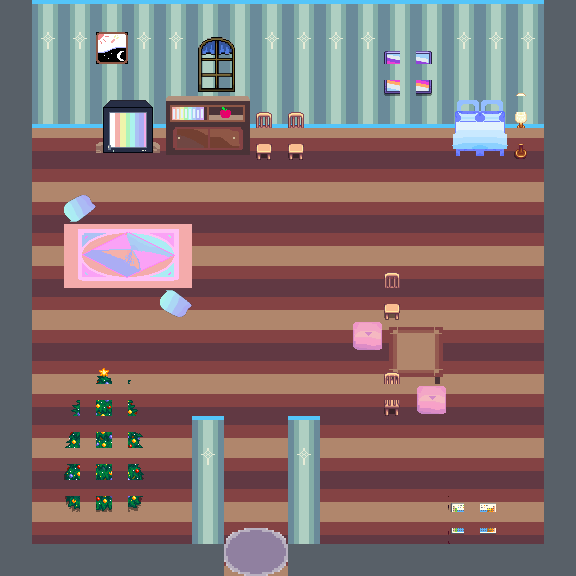

This is a level from a 2D game, rendered from its Tiled map with the project's own tilesets. A one-line summary and the complete map file follow:
An orthogonal 18x18 tile map with 32x32 px tiles, 6 tile layers (Ground, Exit, Wall, Boundary, ...), 4 tilesets and 3 objects (breeder).

<map version="1.10" tiledversion="1.11.2" orientation="orthogonal" renderorder="right-down" width="18" height="18" tilewidth="32" tileheight="32" infinite="0" nextlayerid="12" nextobjectid="11">
 <tileset firstgid="1" source="PLAT nature.tsx" />
 <tileset firstgid="2305" source="Furniture.tsx" />
 <tileset firstgid="2485" source="Objects.tsx" />
 <tileset firstgid="2517" source="Furniture2.tsx" />
 <layer id="1" name="Ground" width="18" height="18">
  <data encoding="csv">
0,0,0,0,0,0,0,0,0,0,0,0,0,0,0,0,0,0,
0,0,0,0,0,0,0,0,0,0,0,0,0,0,0,0,0,0,
0,0,0,0,0,0,0,0,0,0,0,0,0,0,0,0,0,0,
0,0,0,0,0,0,0,0,0,0,0,0,0,0,0,0,0,0,
0,2350,2350,2350,2350,2350,2350,2350,2350,2350,2350,2350,2350,2350,2350,2350,2350,0,
0,2351,2351,2351,2351,2351,2351,2351,2351,2351,2351,2351,2351,2351,2351,2351,2351,0,
0,2350,2350,2350,2350,2350,2350,2350,2350,2350,2350,2350,2350,2350,2350,2350,2350,0,
0,2351,2310,2311,2312,2313,2351,2351,2351,2351,2351,2351,2351,2351,2351,2351,2351,0,
0,2350,2325,2326,2327,2328,2350,2350,2350,2350,2350,2350,2350,2350,2350,2350,2350,0,
0,2351,2351,2351,2351,2351,2351,2351,2351,2351,2351,2351,2351,2351,2351,2351,2351,0,
0,2350,2350,2350,2350,2350,2350,2350,2350,2350,2350,2350,2350,2350,2350,2350,2350,0,
0,2351,2351,2351,2351,2351,2351,2351,2351,2351,2351,2351,2351,2351,2351,2351,2351,0,
0,2350,2350,2350,2350,2350,2350,2350,2350,2350,2350,2350,2350,2350,2350,2350,2350,0,
0,2351,2351,2351,2351,2351,2351,2351,2351,2351,2351,2351,2351,2351,2351,2351,2351,0,
0,2350,2350,2350,2350,2350,2350,2350,2350,2350,2350,2350,2350,2350,2350,2350,2350,0,
0,2351,2351,2351,2351,2351,2351,2351,2351,2351,2351,2351,2351,2351,2351,2351,2351,0,
0,2350,2350,2350,2350,2350,2350,2350,2350,2350,2350,2350,2350,2350,2350,2350,2350,0,
0,0,0,0,0,0,0,2351,2351,0,0,0,0,0,0,0,0,0
</data>
 </layer>
 <layer id="11" name="Exit" width="18" height="18">
  <data encoding="csv">
0,0,0,0,0,0,0,0,0,0,0,0,0,0,0,0,0,0,
0,0,0,0,0,0,0,0,0,0,0,0,0,0,0,0,0,0,
0,0,0,0,0,0,0,0,0,0,0,0,0,0,0,0,0,0,
0,0,0,0,0,0,0,0,0,0,0,0,0,0,0,0,0,0,
0,0,0,0,0,0,0,0,0,0,0,0,0,0,0,0,0,0,
0,0,0,0,0,0,0,0,0,0,0,0,0,0,0,0,0,0,
0,0,0,0,0,0,0,0,0,0,0,0,0,0,0,0,0,0,
0,0,0,0,0,0,0,0,0,0,0,0,0,0,0,0,0,0,
0,0,0,0,0,0,0,0,0,0,0,0,0,0,0,0,0,0,
0,0,0,0,0,0,0,0,0,0,0,0,0,0,0,0,0,0,
0,0,0,0,0,0,0,0,0,0,0,0,0,0,0,0,0,0,
0,0,0,0,0,0,0,0,0,0,0,0,0,0,0,0,0,0,
0,0,0,0,0,0,0,0,0,0,0,0,0,0,0,0,0,0,
0,0,0,0,0,0,0,0,0,0,0,0,0,0,0,0,0,0,
0,0,0,0,0,0,0,0,0,0,0,0,0,0,0,0,0,0,
0,0,0,0,0,0,0,0,0,0,0,0,0,0,0,0,0,0,
0,0,0,0,0,0,0,257,258,0,0,0,0,0,0,0,0,0,
0,0,0,0,0,0,0,293,294,0,0,0,0,0,0,0,0,0
</data>
 </layer>
 <layer id="2" name="Wall" width="18" height="18" locked="1">
  <data encoding="csv">
0,2368,2368,2368,2368,2368,2368,2368,2368,2368,2368,2368,2368,2368,2368,2368,2368,0,
0,2365,2365,2337,2365,2365,2366,2366,2365,2365,2365,2365,2366,2366,2365,2365,2365,0,
0,2366,2366,2366,2366,2366,2366,2366,2366,2366,2366,2366,2366,2366,2366,2366,2366,0,
0,2367,2367,2367,2367,2367,2367,2367,2367,2367,2367,2367,2367,2367,2367,2367,2367,0,
0,0,0,0,0,0,0,0,0,0,0,0,0,0,0,0,0,0,
0,0,0,0,0,0,0,0,0,0,0,0,0,0,0,0,0,0,
0,0,0,0,0,0,0,0,0,0,0,0,0,0,0,0,0,0,
0,0,0,0,0,0,0,0,0,0,0,0,0,0,0,0,0,0,
0,0,0,0,0,0,0,0,0,0,0,0,0,0,0,0,0,0,
0,0,0,0,0,0,0,0,0,0,0,0,0,0,0,0,0,0,
0,0,0,0,0,0,0,0,0,0,0,0,0,0,0,0,0,0,
0,0,0,0,0,0,0,0,0,0,0,0,0,0,0,0,0,0,
0,0,0,0,0,0,0,0,0,0,0,0,0,0,0,0,0,0,
0,0,0,0,0,0,2368,0,0,2368,0,0,0,0,0,0,0,0,
0,0,0,0,0,0,2365,0,0,2365,0,0,0,0,0,0,0,0,
0,0,0,0,0,0,2366,0,0,2366,0,0,0,0,0,0,0,0,
0,0,0,0,0,0,2366,0,0,2366,0,0,0,0,0,0,0,0,
0,0,0,0,0,0,0,0,0,0,0,0,0,0,0,0,0,0
</data>
 </layer>
 <layer id="3" name="Boundary" width="18" height="18">
  <data encoding="csv">
60,0,0,0,0,0,0,0,0,0,0,0,0,0,0,0,0,60,
60,0,0,0,0,0,0,0,0,0,0,0,0,0,0,0,0,60,
60,0,0,0,0,0,0,0,0,0,0,0,0,0,0,0,0,60,
60,0,0,0,0,0,0,0,0,0,0,0,0,0,0,0,0,60,
60,0,0,0,0,0,0,0,0,0,0,0,0,0,0,0,0,60,
60,0,0,0,0,0,0,0,0,0,0,0,0,0,0,0,0,60,
60,0,0,0,0,0,0,0,0,0,0,0,0,0,0,0,0,60,
60,0,0,0,0,0,0,0,0,0,0,0,0,0,0,0,0,60,
60,0,0,0,0,0,0,0,0,0,0,0,0,0,0,0,0,60,
60,0,0,0,0,0,0,0,0,0,0,0,0,0,0,0,0,60,
60,0,0,0,0,0,0,0,0,0,0,0,0,0,0,0,0,60,
60,0,0,0,0,0,0,0,0,0,0,0,0,0,0,0,0,60,
60,0,0,0,0,0,0,0,0,0,0,0,0,0,0,0,0,60,
60,0,0,0,0,0,0,0,0,0,0,0,0,0,0,0,0,60,
60,0,0,0,0,0,0,0,0,0,0,0,0,0,0,0,0,60,
60,0,0,0,0,0,0,0,0,0,0,0,0,0,0,0,0,60,
60,0,0,0,0,0,0,0,0,0,0,0,0,0,0,0,0,60,
60,60,60,60,60,60,60,0,0,60,60,60,60,60,60,60,60,60
</data>
 </layer>
 <layer id="6" name="Furniture" width="18" height="18" locked="1">
  <data encoding="csv">
0,0,0,0,0,0,0,0,0,0,0,0,0,0,0,0,0,0,
0,0,0,0,0,0,2356,2357,0,0,0,0,0,0,0,0,0,0,
0,0,0,0,0,0,2371,2372,0,0,0,0,0,0,0,0,0,0,
0,0,0,2305,2306,2307,2308,2309,0,0,0,0,0,0,2147485965,2317,0,0,
0,0,0,2320,2321,2322,2323,2324,0,0,0,0,0,0,2147485980,2332,0,0,
0,0,0,0,0,0,0,0,0,0,0,0,0,0,0,0,0,0,
0,0,2336,0,0,0,0,0,0,0,0,0,0,0,0,0,0,0,
0,0,0,0,0,0,0,0,0,0,0,0,0,0,0,0,0,0,
0,0,0,0,0,0,0,0,0,0,0,0,0,0,0,0,0,0,
0,0,0,0,0,1073744160,0,0,0,0,0,0,0,0,0,0,0,0,
0,0,0,0,0,0,0,0,0,0,0,2335,2314,2147485962,0,0,0,0,
0,0,0,0,0,0,0,0,0,0,0,0,2329,2147485977,0,0,0,0,
0,0,0,0,0,0,0,0,0,0,0,0,0,2335,0,0,0,0,
0,0,0,0,0,0,0,0,0,0,0,0,0,0,0,0,0,0,
0,0,0,0,0,0,0,0,0,0,0,0,0,0,0,0,0,0,
0,0,0,0,0,0,0,0,0,0,0,0,0,0,0,0,0,0,
0,0,0,0,0,0,0,0,0,0,0,0,0,0,0,0,0,0,
0,0,0,0,0,0,0,0,0,0,0,0,0,0,0,0,0,0
</data>
 </layer>
 <layer id="4" name="Movable" width="18" height="18">
  <data encoding="csv">
0,0,0,0,0,0,0,0,0,0,0,0,0,0,0,0,0,0,
0,0,0,0,0,0,0,0,0,0,0,0,5579,5580,0,0,0,0,
0,0,0,0,0,0,0,0,0,0,0,0,5640,5641,0,0,5266,0,
0,0,0,0,0,0,0,0,2523,2523,0,0,0,0,0,0,5327,0,
0,0,0,0,0,0,0,0,2584,2584,0,0,0,0,0,0,5388,0,
0,0,0,0,0,0,0,0,0,0,0,0,0,0,0,0,0,0,
0,0,0,0,0,0,0,0,0,0,0,0,0,0,0,0,0,0,
0,0,0,0,0,0,0,0,0,0,0,0,0,0,0,0,0,0,
0,0,0,0,0,0,0,0,0,0,0,0,2523,0,0,0,0,0,
0,0,0,0,0,0,0,0,0,0,0,0,2584,0,0,0,0,0,
0,0,0,0,0,0,0,0,0,0,0,0,0,0,0,0,0,0,
0,0,5262,5263,5264,0,0,0,0,0,0,0,2525,0,0,0,0,0,
0,0,5323,5324,5325,0,0,0,0,0,0,0,2586,0,0,0,0,0,
0,0,5384,5385,5386,0,0,0,0,0,0,0,0,0,0,0,0,0,
0,0,5445,5446,5447,0,0,0,0,0,0,0,0,0,0,0,0,0,
0,0,5506,5507,5508,0,0,0,0,0,0,0,0,0,2674,2675,0,0,
0,0,0,0,0,0,0,0,0,0,0,0,0,0,2735,2736,0,0,
0,0,0,0,0,0,0,0,0,0,0,0,0,0,0,0,0,0
</data>
 </layer>
 <objectgroup id="7" name="Warps" visible="0" locked="1">
  <object id="8" gid="2487" x="224" y="576" width="64" height="64">
   <properties>
    <property name="pos" value="home" />
    <property name="size" value="big" />
   </properties>
  </object>
 </objectgroup>
 <objectgroup id="8" name="Player" locked="1">
  <object id="9" gid="2487" x="240" y="512" width="32" height="64">
   <properties>
    <property name="pos" value="home" />
   </properties>
  </object>
 </objectgroup>
 <objectgroup id="9" name="Trainers" locked="1">
  <object id="10" name="Mom" type="breeder" gid="2487" x="448" y="384" width="32" height="64">
   <properties>
    <property name="dir" value="down" />
    <property name="dis" type="int" value="0" />
   </properties>
  </object>
 </objectgroup>
</map>
